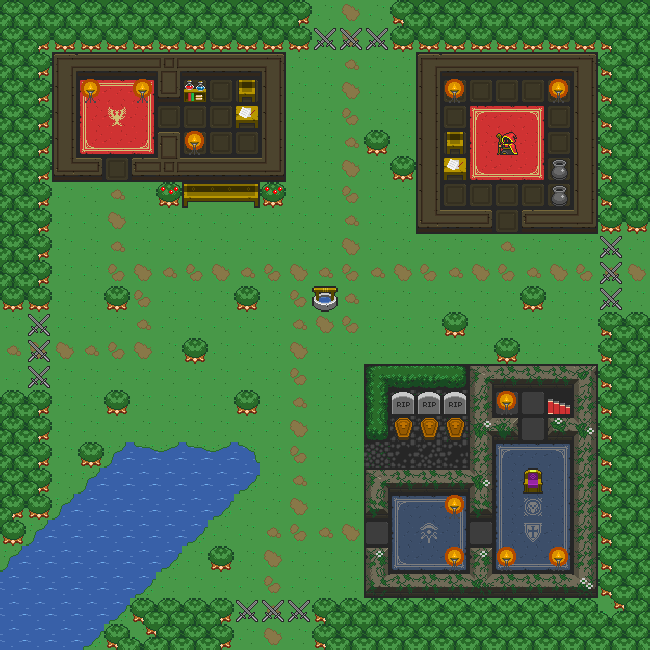

Tiled map render using the project's own tile images. Description and the whole map definition, tile-layer contents included, below:
An orthogonal 25x25 tile map with 26x26 px tiles, 2 tile layers (Слой тайлов 1, Слой тайлов 2).

<map version="1.0" tiledversion="1.1.5" orientation="orthogonal" renderorder="right-down" width="25" height="25" tilewidth="26" tileheight="26" infinite="0" nextobjectid="1">
 <tileset firstgid="1" source="../map.tsx" />
 <layer name="Слой тайлов 1" width="25" height="25">
  <data encoding="csv">
22,22,22,22,22,22,22,22,22,22,22,22,22,20,22,22,22,22,22,22,22,22,22,22,22,
22,22,22,22,22,22,22,22,22,22,22,22,22,21,22,22,22,22,22,22,22,22,22,22,22,
22,22,212,212,212,212,212,212,212,212,212,22,22,19,22,22,212,212,212,212,212,212,212,22,22,
22,22,212,282,283,284,212,212,212,212,212,22,22,20,22,22,212,212,212,212,212,212,212,22,22,
22,22,212,320,396,322,212,212,212,212,212,22,22,21,22,22,212,212,282,283,284,212,212,22,22,
22,22,212,358,359,360,212,212,212,212,212,22,22,19,22,22,212,212,320,321,322,212,212,22,22,
22,22,212,212,212,212,212,212,212,212,212,22,22,20,22,22,212,212,358,359,360,212,212,22,22,
22,22,22,22,19,22,22,22,22,22,22,22,22,21,22,22,212,212,212,212,212,212,212,22,22,
22,22,22,22,20,22,22,22,22,22,22,22,22,19,22,22,212,212,212,212,212,212,212,22,22,
22,22,22,22,19,22,22,22,22,22,22,22,22,20,22,22,22,22,22,19,22,22,22,22,22,
22,22,22,22,21,20,19,21,20,19,21,20,19,21,19,20,21,19,20,21,19,20,21,19,20,
22,22,22,22,22,21,22,22,22,22,22,21,22,19,22,22,22,22,22,22,22,22,22,22,22,
22,22,22,22,22,19,22,22,22,22,22,19,20,21,22,22,22,22,22,22,22,22,22,22,22,
19,21,20,19,21,20,22,22,22,22,22,20,22,22,22,22,22,22,22,22,22,22,22,22,22,
22,22,22,22,22,22,22,22,22,22,22,21,22,22,95,95,95,95,210,210,210,210,210,22,22,
22,22,22,22,22,22,22,22,22,22,22,19,22,22,95,95,95,97,210,210,210,211,210,22,22,
22,22,22,22,22,22,22,22,22,22,22,20,22,22,95,97,97,95,210,210,210,210,210,22,22,
22,22,22,22,57,57,57,57,57,57,22,21,22,22,95,96,97,96,210,434,435,436,210,22,22,
22,22,22,57,57,57,57,57,57,57,22,19,22,22,210,210,210,210,210,472,473,474,210,22,22,
22,22,57,57,57,57,57,57,57,22,22,20,22,22,210,434,435,436,210,472,550,474,210,22,22,
22,57,57,57,57,57,57,57,22,22,19,21,19,20,210,472,549,474,210,472,548,474,210,22,22,
57,57,57,57,57,57,57,22,22,22,20,22,22,22,210,510,511,512,210,510,511,512,210,22,22,
57,57,57,57,57,57,22,22,22,22,21,22,22,22,210,210,210,210,210,210,210,210,210,22,22,
57,57,57,57,57,22,22,22,22,22,19,22,22,22,22,22,22,22,22,22,22,22,22,22,22,
57,57,57,57,22,22,22,22,22,22,20,22,22,22,22,22,22,22,22,22,22,22,22,22,22
</data>
 </layer>
 <layer name="Слой тайлов 2" width="25" height="25">
  <data encoding="csv">
55,55,55,55,55,55,55,55,55,55,55,56,0,0,0,54,55,55,55,55,55,55,55,55,55,
55,246,93,93,93,93,93,93,93,93,93,94,695,695,695,92,93,93,93,93,93,93,93,245,55,
55,56,159,154,154,154,164,154,154,154,160,1,1,1,1,1,159,154,154,154,154,154,160,54,55,
55,56,157,656,1,656,158,15,1,649,157,1,1,1,1,1,157,656,1,1,1,656,157,54,55,
55,56,157,1,1,1,1,1,1,648,157,1,1,1,1,1,157,1,1,1,1,1,157,54,55,
55,56,157,1,1,1,156,656,1,1,157,1,1,1,206,1,157,649,1,43,1,1,157,54,55,
55,56,161,155,1,153,167,154,154,154,162,1,1,1,1,206,157,648,1,1,1,687,157,54,55,
55,56,1,1,1,1,244,652,653,654,244,1,1,1,1,1,157,1,1,1,1,687,157,54,55,
55,56,1,1,1,1,1,1,1,1,1,1,1,1,1,1,161,154,155,1,153,154,162,92,93,
55,56,1,1,1,1,1,1,1,1,1,1,1,1,1,1,1,1,1,1,1,1,1,695,0,
55,56,1,1,1,1,1,1,1,1,1,1,1,1,1,1,1,1,1,1,1,1,1,695,0,
93,94,1,1,206,1,1,1,1,206,1,1,693,1,1,1,1,1,1,1,206,1,1,695,0,
0,695,1,1,1,1,1,1,1,1,1,1,1,1,1,1,1,206,1,1,1,1,1,16,17,
0,695,1,1,1,1,1,206,1,1,1,1,1,1,1,1,1,1,1,206,1,1,1,54,55,
0,695,1,1,1,1,1,1,1,1,1,1,1,1,121,116,116,117,197,192,192,192,198,54,55,
17,18,1,1,206,1,1,1,1,206,1,1,1,1,119,689,689,689,195,656,1,1,195,54,55,
55,56,1,1,1,1,1,1,1,1,1,1,1,1,120,688,688,688,204,193,1,191,203,54,55,
55,56,1,206,286,363,362,363,362,287,1,1,1,1,1,1,1,1,195,1,1,1,195,54,55,
55,56,1,286,0,0,0,0,0,325,1,1,1,1,197,192,192,192,203,1,694,1,195,54,55,
246,94,286,0,0,0,0,0,325,1,1,1,1,1,196,1,1,656,196,1,1,1,195,54,55,
94,286,0,0,0,0,0,325,1,1,1,1,1,1,1,1,1,1,1,1,1,1,195,54,55,
286,0,0,0,0,0,325,1,206,1,1,1,1,1,194,1,1,656,194,656,1,656,195,54,55,
0,0,0,0,0,325,1,1,1,1,1,1,1,1,199,192,192,192,205,192,192,192,200,54,55,
0,0,0,0,325,16,17,17,18,695,695,695,16,17,17,17,17,17,17,17,17,17,17,207,55,
0,0,0,325,16,207,55,55,56,0,0,0,54,55,55,55,55,55,55,55,55,55,55,55,55
</data>
 </layer>
</map>
